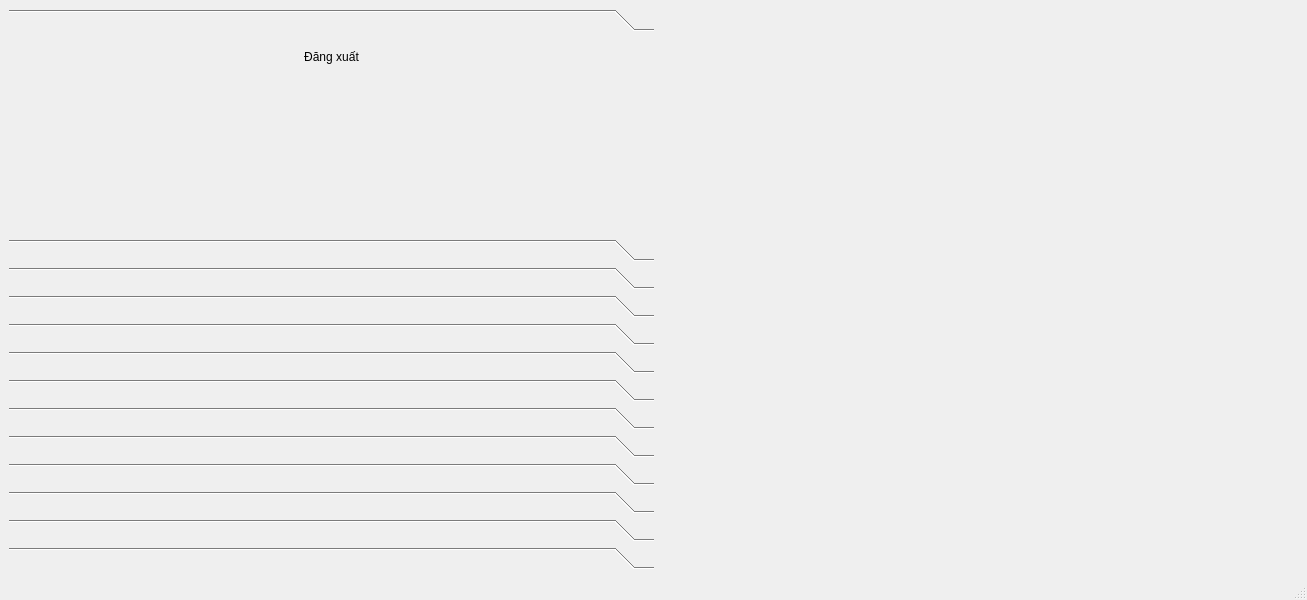
<?xml version="1.0" encoding="UTF-8"?>
<ui version="4.0">
 <class>MainWindow</class>
 <widget class="QMainWindow" name="MainWindow">
  <property name="geometry">
   <rect>
    <x>0</x>
    <y>0</y>
    <width>1307</width>
    <height>600</height>
   </rect>
  </property>
  <property name="windowTitle">
   <string>Hệ thống ERP</string>
  </property>
  <widget class="QWidget" name="centralwidget">
   <layout class="QHBoxLayout" name="horizontalLayout">
    <item>
     <widget class="QToolBox" name="toolBoxMainNavigation">
      <property name="currentIndex">
       <number>0</number>
      </property>
      <!-- File Management Page -->
      <widget class="QWidget" name="pageFile">
       <property name="geometry">
        <rect>
         <x>0</x>
         <y>0</y>
         <width>127</width>
         <height>466</height>
        </rect>
       </property>
       <property name="windowTitle">
        <string>Tệp</string>
       </property>
       <layout class="QVBoxLayout" name="verticalLayout_File">
        <item>
         <widget class="QPushButton" name="btnFileLogout">
          <property name="text">
           <string>Đăng xuất</string>
          </property>
          <property name="toolTip">
           <string>Đăng xuất khỏi hệ thống</string>
          </property>
          <property name="flat">
           <bool>true</bool>
          </property>
         </widget>
        </item>
        <item>
         <spacer name="verticalSpacer_File">
          <property name="orientation">
           <enum>Qt::Vertical</enum>
          </property>
          <property name="sizeHint" stdset="0">
           <size>
            <width>20</width>
            <height>40</height>
           </size>
          </property>
         </spacer>
        </item>
       </layout>
      </widget>
      <!-- Manage Module Page -->
      <widget class="QWidget" name="pageManage">
       <property name="geometry">
        <rect>
         <x>0</x>
         <y>0</y>
         <width>127</width>
         <height>466</height>
        </rect>
       </property>
       <property name="windowTitle">
        <string>Quản lý</string>
       </property>
       <layout class="QVBoxLayout" name="verticalLayout_Manage">
        <item>
         <widget class="QPushButton" name="btnManageCategories">
          <property name="text">
           <string>Danh mục</string>
          </property>
          <property name="flat">
           <bool>true</bool>
          </property>
         </widget>
        </item>
        <item>
         <widget class="QPushButton" name="btnManageProducts">
          <property name="text">
           <string>Sản phẩm</string>
          </property>
          <property name="flat">
           <bool>true</bool>
          </property>
         </widget>
        </item>
        <item>
         <widget class="QPushButton" name="btnManageCustomers">
          <property name="text">
           <string>Khách hàng</string>
          </property>
          <property name="flat">
           <bool>true</bool>
          </property>
         </widget>
        </item>
        <item>
         <widget class="QPushButton" name="btnManageSuppliers">
          <property name="text">
           <string>Nhà cung cấp</string>
          </property>
          <property name="flat">
           <bool>true</bool>
          </property>
         </widget>
        </item>
        <item>
         <widget class="QPushButton" name="btnManageUsers">
          <property name="text">
           <string>Người dùng</string>
          </property>
          <property name="flat">
           <bool>true</bool>
          </property>
         </widget>
        </item>
        <item>
         <widget class="QPushButton" name="btnManageWarehouses">
          <property name="text">
           <string>Kho hàng</string>
          </property>
          <property name="flat">
           <bool>true</bool>
          </property>
         </widget>
        </item>
        <item>
         <widget class="QPushButton" name="btnManageLocations">
          <property name="text">
           <string>Vị trí</string>
          </property>
          <property name="flat">
           <bool>true</bool>
          </property>
         </widget>
        </item>
        <item>
         <widget class="QPushButton" name="btnManageUnitsOfMeasure">
          <property name="text">
           <string>Đơn vị đo</string>
          </property>
          <property name="flat">
           <bool>true</bool>
          </property>
         </widget>
        </item>
        <item>
         <widget class="QPushButton" name="btnManageRoles">
          <property name="text">
           <string>Vai trò</string>
          </property>
          <property name="flat">
           <bool>true</bool>
          </property>
         </widget>
        </item>
        <item>
         <widget class="QPushButton" name="btnManagePermissions">
          <property name="text">
           <string>Quyền hạn</string>
          </property>
          <property name="flat">
           <bool>true</bool>
          </property>
         </widget>
        </item>
        <item>
         <spacer name="verticalSpacer_Manage">
          <property name="orientation">
           <enum>Qt::Vertical</enum>
          </property>
          <property name="sizeHint" stdset="0">
           <size>
            <width>20</width>
            <height>40</height>
           </size>
          </property>
         </spacer>
        </item>
       </layout>
      </widget>
      <!-- Sales Module Page -->
      <widget class="QWidget" name="pageSales">
       <property name="windowTitle">
        <string>Bán hàng</string>
       </property>
       <layout class="QVBoxLayout" name="verticalLayout_Sales">
        <item>
         <widget class="QPushButton" name="btnManageSalesOrders">
          <property name="text">
           <string>Đơn hàng bán</string>
          </property>
          <property name="flat">
           <bool>true</bool>
          </property>
         </widget>
        </item>
        <item>
         <widget class="QPushButton" name="btnManageInvoices">
          <property name="text">
           <string>Hóa đơn</string>
          </property>
          <property name="flat">
           <bool>true</bool>
          </property>
         </widget>
        </item>
        <item>
         <widget class="QPushButton" name="btnManagePayments">
          <property name="text">
           <string>Thanh toán</string>
          </property>
          <property name="flat">
           <bool>true</bool>
          </property>
         </widget>
        </item>
        <item>
         <widget class="QPushButton" name="btnManageQuotations">
          <property name="text">
           <string>Báo giá</string>
          </property>
          <property name="flat">
           <bool>true</bool>
          </property>
         </widget>
        </item>
        <item>
         <widget class="QPushButton" name="btnManageShipments">
          <property name="text">
           <string>Vận chuyển</string>
          </property>
          <property name="flat">
           <bool>true</bool>
          </property>
         </widget>
        </item>
        <item>
         <widget class="QPushButton" name="btnManageReturns">
          <property name="text">
           <string>Trả hàng</string>
          </property>
          <property name="flat">
           <bool>true</bool>
          </property>
         </widget>
        </item>
        <item>
         <spacer name="verticalSpacer_Sales">
          <property name="orientation">
           <enum>Qt::Vertical</enum>
          </property>
          <property name="sizeHint" stdset="0">
           <size>
            <width>20</width>
            <height>40</height>
           </size>
          </property>
         </spacer>
        </item>
       </layout>
      </widget>
      <!-- Manufacturing Module Page -->
      <widget class="QWidget" name="pageManufacturing">
       <property name="windowTitle">
        <string>Sản xuất</string>
       </property>
       <layout class="QVBoxLayout" name="verticalLayout_Manufacturing">
        <item>
         <widget class="QPushButton" name="btnManageBillOfMaterials">
          <property name="text">
           <string>Định mức NVL</string>
          </property>
          <property name="flat">
           <bool>true</bool>
          </property>
         </widget>
        </item>
        <item>
         <widget class="QPushButton" name="btnManageMaintenance">
          <property name="text">
           <string>Bảo trì</string>
          </property>
          <property name="flat">
           <bool>true</bool>
          </property>
         </widget>
        </item>
        <item>
         <widget class="QPushButton" name="btnManageProductionLines">
          <property name="text">
           <string>Dây chuyền SX</string>
          </property>
          <property name="flat">
           <bool>true</bool>
          </property>
         </widget>
        </item>
        <item>
         <widget class="QPushButton" name="btnManageProductionOrders">
          <property name="text">
           <string>Lệnh sản xuất</string>
          </property>
          <property name="flat">
           <bool>true</bool>
          </property>
         </widget>
        </item>
        <item>
         <spacer name="verticalSpacer_Manufacturing">
          <property name="orientation">
           <enum>Qt::Vertical</enum>
          </property>
          <property name="sizeHint" stdset="0">
           <size>
            <width>20</width>
            <height>40</height>
           </size>
          </property>
         </spacer>
        </item>
       </layout>
      </widget>
      <!-- Material Module Page -->
      <widget class="QWidget" name="pageMaterial">
       <property name="windowTitle">
        <string>Vật tư</string>
       </property>
       <layout class="QVBoxLayout" name="verticalLayout_Material">
        <item>
         <widget class="QPushButton" name="btnManageReceiptSlips">
          <property name="text">
           <string>Phiếu nhập kho</string>
          </property>
          <property name="flat">
           <bool>true</bool>
          </property>
         </widget>
        </item>
        <item>
         <widget class="QPushButton" name="btnManageIssueSlips">
          <property name="text">
           <string>Phiếu xuất kho</string>
          </property>
          <property name="flat">
           <bool>true</bool>
          </property>
         </widget>
        </item>
        <item>
         <widget class="QPushButton" name="btnManageMaterialRequests">
          <property name="text">
           <string>Yêu cầu vật tư</string>
          </property>
          <property name="flat">
           <bool>true</bool>
          </property>
         </widget>
        </item>
        <item>
         <widget class="QPushButton" name="btnManageMaterialIssueSlips">
          <property name="text">
           <string>Phiếu xuất vật tư SX</string>
          </property>
          <property name="flat">
           <bool>true</bool>
          </property>
         </widget>
        </item>
        <item>
         <spacer name="verticalSpacer_Material">
          <property name="orientation">
           <enum>Qt::Vertical</enum>
          </property>
          <property name="sizeHint" stdset="0">
           <size>
            <width>20</width>
            <height>40</height>
           </size>
          </property>
         </spacer>
        </item>
       </layout>
      </widget>
      <!-- Warehouse Module Page -->
      <widget class="QWidget" name="pageWarehouse">
       <property name="windowTitle">
        <string>Kho hàng</string>
       </property>
       <layout class="QVBoxLayout" name="verticalLayout_Warehouse">
        <item>
         <widget class="QPushButton" name="btnManageInventory">
          <property name="text">
           <string>Tồn kho</string>
          </property>
          <property name="flat">
           <bool>true</bool>
          </property>
         </widget>
        </item>
        <item>
         <widget class="QPushButton" name="btnManagePickingRequests">
          <property name="text">
           <string>Yêu cầu lấy hàng</string>
          </property>
          <property name="flat">
           <bool>true</bool>
          </property>
         </widget>
        </item>
        <item>
         <widget class="QPushButton" name="btnManageStocktakeRequests">
          <property name="text">
           <string>Yêu cầu kiểm kê</string>
          </property>
          <property name="flat">
           <bool>true</bool>
          </property>
         </widget>
        </item>
        <item>
         <widget class="QPushButton" name="btnViewInventoryTransactions">
          <property name="text">
           <string>Giao dịch tồn kho</string>
          </property>
          <property name="flat">
           <bool>true</bool>
          </property>
         </widget>
        </item>
        <item>
         <spacer name="verticalSpacer_Warehouse">
          <property name="orientation">
           <enum>Qt::Vertical</enum>
          </property>
          <property name="sizeHint" stdset="0">
           <size>
            <width>20</width>
            <height>40</height>
           </size>
          </property>
         </spacer>
        </item>
       </layout>
      </widget>
      <!-- Finance Module Page -->
      <widget class="QWidget" name="pageFinance">
       <property name="windowTitle">
        <string>Tài chính</string>
       </property>
       <layout class="QVBoxLayout" name="verticalLayout_Finance">
        <item>
         <widget class="QPushButton" name="btnManageAccountReceivable">
          <property name="text">
           <string>Công nợ phải thu</string>
          </property>
          <property name="flat">
           <bool>true</bool>
          </property>
         </widget>
        </item>
        <item>
         <widget class="QPushButton" name="btnManageGeneralLedger">
          <property name="text">
           <string>Sổ cái chung</string>
          </property>
          <property name="flat">
           <bool>true</bool>
          </property>
         </widget>
        </item>
        <item>
         <widget class="QPushButton" name="btnManageTaxRates">
          <property name="text">
           <string>Thuế suất</string>
          </property>
          <property name="flat">
           <bool>true</bool>
          </property>
         </widget>
        </item>
        <item>
         <widget class="QPushButton" name="btnViewFinancialReports">
          <property name="text">
           <string>Báo cáo Tài chính</string>
          </property>
          <property name="flat">
           <bool>true</bool>
          </property>
         </widget>
        </item>
        <item>
         <spacer name="verticalSpacer_Finance">
          <property name="orientation">
           <enum>Qt::Vertical</enum>
          </property>
          <property name="sizeHint" stdset="0">
           <size>
            <width>20</width>
            <height>40</height>
           </size>
          </property>
         </spacer>
        </item>
       </layout>
      </widget>
      <!-- Integration Module Page -->
      <widget class="QWidget" name="pageIntegration">
       <property name="windowTitle">
        <string>Tích hợp</string>
       </property>
       <layout class="QVBoxLayout" name="verticalLayout_Integration">
        <item>
         <widget class="QPushButton" name="btnManageDeviceManagement">
          <property name="text">
           <string>Quản lý thiết bị</string>
          </property>
          <property name="flat">
           <bool>true</bool>
          </property>
         </widget>
        </item>
        <item>
         <widget class="QPushButton" name="btnManageExternalSystems">
          <property name="text">
           <string>Hệ thống bên ngoài</string>
          </property>
          <property name="flat">
           <bool>true</bool>
          </property>
         </widget>
        </item>
        <item>
         <spacer name="verticalSpacer_Integration">
          <property name="orientation">
           <enum>Qt::Vertical</enum>
          </property>
          <property name="sizeHint" stdset="0">
           <size>
            <width>20</width>
            <height>40</height>
           </size>
          </property>
         </spacer>
        </item>
       </layout>
      </widget>
      <!-- Notification Module Page -->
      <widget class="QWidget" name="pageNotification">
       <property name="windowTitle">
        <string>Thông báo</string>
       </property>
       <layout class="QVBoxLayout" name="verticalLayout_Notification">
        <item>
         <widget class="QPushButton" name="btnManageNotifications">
          <property name="text">
           <string>Thông báo</string>
          </property>
          <property name="flat">
           <bool>true</bool>
          </property>
         </widget>
        </item>
        <item>
         <spacer name="verticalSpacer_Notification">
          <property name="orientation">
           <enum>Qt::Vertical</enum>
          </property>
          <property name="sizeHint" stdset="0">
           <size>
            <width>20</width>
            <height>40</height>
           </size>
          </property>
         </spacer>
        </item>
       </layout>
      </widget>
      <!-- Report Module Page -->
      <widget class="QWidget" name="pageReport">
       <property name="windowTitle">
        <string>Báo cáo</string>
       </property>
       <layout class="QVBoxLayout" name="verticalLayout_Report">
        <item>
         <widget class="QPushButton" name="btnManageReports">
          <property name="text">
           <string>Báo cáo</string>
          </property>
          <property name="flat">
           <bool>true</bool>
          </property>
         </widget>
        </item>
        <item>
         <spacer name="verticalSpacer_Report">
          <property name="orientation">
           <enum>Qt::Vertical</enum>
          </property>
          <property name="sizeHint" stdset="0">
           <size>
            <width>20</width>
            <height>40</height>
           </size>
          </property>
         </spacer>
        </item>
       </layout>
      </widget>
      <!-- Scheduler Module Page -->
      <widget class="QWidget" name="pageScheduler">
       <property name="windowTitle">
        <string>Lịch trình</string>
       </property>
       <layout class="QVBoxLayout" name="verticalLayout_Scheduler">
        <item>
         <widget class="QPushButton" name="btnManageScheduledTasks">
          <property name="text">
           <string>Tác vụ được lên lịch</string>
          </property>
          <property name="flat">
           <bool>true</bool>
          </property>
         </widget>
        </item>
        <item>
         <widget class="QPushButton" name="btnViewTaskExecutionLogs">
          <property name="text">
           <string>Nhật ký thực thi tác vụ</string>
          </property>
          <property name="flat">
           <bool>true</bool>
          </property>
         </widget>
        </item>
        <item>
         <spacer name="verticalSpacer_Scheduler">
          <property name="orientation">
           <enum>Qt::Vertical</enum>
          </property>
          <property name="sizeHint" stdset="0">
           <size>
            <width>20</width>
            <height>40</height>
           </size>
          </property>
         </spacer>
        </item>
       </layout>
      </widget>
      <!-- Security Module Page -->
      <widget class="QWidget" name="pageSecurity">
       <property name="windowTitle">
        <string>Bảo mật</string>
       </property>
       <layout class="QVBoxLayout" name="verticalLayout_Security">
        <item>
         <widget class="QPushButton" name="btnViewAuditLogs">
          <property name="text">
           <string>Nhật ký kiểm toán</string>
          </property>
          <property name="flat">
           <bool>true</bool>
          </property>
         </widget>
        </item>
        <item>
         <widget class="QPushButton" name="btnManageSessions">
          <property name="text">
           <string>Phiên đăng nhập</string>
          </property>
          <property name="flat">
           <bool>true</bool>
          </property>
         </widget>
        </item>
        <item>
         <spacer name="verticalSpacer_Security">
          <property name="orientation">
           <enum>Qt::Vertical</enum>
          </property>
          <property name="sizeHint" stdset="0">
           <size>
            <width>20</width>
            <height>40</height>
           </size>
          </property>
         </spacer>
        </item>
       </layout>
      </widget>
      <!-- Help Module Page -->
      <widget class="QWidget" name="pageHelp">
       <property name="windowTitle">
        <string>Trợ giúp</string>
       </property>
       <layout class="QVBoxLayout" name="verticalLayout_Help">
        <item>
         <widget class="QPushButton" name="btnHelpAbout">
          <property name="text">
           <string>Về chúng tôi</string>
          </property>
          <property name="flat">
           <bool>true</bool>
          </property>
         </widget>
        </item>
        <item>
         <spacer name="verticalSpacer_Help">
          <property name="orientation">
           <enum>Qt::Vertical</enum>
          </property>
          <property name="sizeHint" stdset="0">
           <size>
            <width>20</width>
            <height>40</height>
           </size>
          </property>
         </spacer>
        </item>
       </layout>
      </widget>
     </widget>
    </item>
    <item>
     <spacer name="horizontalSpacer">
      <property name="orientation">
       <enum>Qt::Horizontal</enum>
      </property>
      <property name="sizeHint" stdset="0">
       <size>
        <width>40</width>
        <height>20</height>
       </size>
      </property>
     </spacer>
    </item>
   </layout>
  </widget>
  <widget class="QMenuBar" name="menubar"/>
  <widget class="QStatusBar" name="statusbar"/>
  <!-- QAction definitions (these are actions, not widgets, defined globally) -->
  <action name="actionLogout">
   <property name="icon">
    <iconset theme="system-log-out"/>
   </property>
   <property name="text">
    <string>Đăng xuất</string>
   </property>
  </action>
  <action name="actionManageCategories">
   <property name="text">
    <string>Danh mục</string>
   </property>
  </action>
  <action name="actionManageProducts">
   <property name="text">
    <string>Sản phẩm</string>
   </property>
  </action>
  <action name="actionManageCustomers">
   <property name="text">
    <string>Khách hàng</string>
   </property>
  </action>
  <action name="actionManageSuppliers">
   <property name="text">
    <string>Nhà cung cấp</string>
   </property>
  </action>
  <action name="actionManageWarehouses">
   <property name="text">
    <string>Kho hàng</string>
   </property>
  </action>
  <action name="actionManageLocations">
   <property name="text">
    <string>Vị trí</string>
   </property>
  </action>
  <action name="actionManageUnitsOfMeasure">
   <property name="text">
    <string>Đơn vị đo</string>
   </property>
  </action>
  <action name="actionManageRoles">
   <property name="text">
    <string>Vai trò</string>
   </property>
  </action>
  <action name="actionManagePermissions">
   <property name="text">
    <string>Quyền hạn</string>
   </property>
  </action>
  <action name="actionManageSalesOrders">
   <property name="text">
    <string>Đơn hàng bán</string>
   </property>
  </action>
  <action name="actionManageInvoices">
   <property name="text">
    <string>Hóa đơn</string>
   </property>
  </action>
  <action name="actionManagePayments">
   <property name="text">
    <string>Thanh toán</string>
   </property>
  </action>
  <action name="actionManageQuotations">
   <property name="text">
    <string>Báo giá</string>
   </property>
  </action>
  <action name="actionManageShipments">
   <property name="text">
    <string>Vận chuyển</string>
   </property>
  </action>
  <action name="actionManageReturns">
   <property name="text">
    <string>Trả hàng</string>
   </property>
  </action>
  <action name="actionManageBillOfMaterials">
   <property name="text">
    <string>Định mức nguyên vật liệu</string>
   </property>
  </action>
  <action name="actionManageMaintenance">
   <property name="text">
    <string>Bảo trì</string>
   </property>
  </action>
  <action name="actionManageProductionLines">
   <property name="text">
    <string>Dây chuyền sản xuất</string>
   </property>
  </action>
  <action name="actionManageProductionOrders">
   <property name="text">
    <string>Lệnh sản xuất</string>
   </property>
  </action>
  <action name="actionManageReceiptSlips">
   <property name="text">
    <string>Phiếu nhập kho</string>
   </property>
  </action>
  <action name="actionManageIssueSlips">
   <property name="text">
    <string>Phiếu xuất kho</string>
   </property>
  </action>
  <action name="actionManageMaterialRequests">
   <property name="text">
    <string>Yêu cầu vật tư</string>
   </property>
  </action>
  <action name="actionManageMaterialIssueSlips">
   <property name="text">
    <string>Phiếu xuất vật tư sản xuất</string>
   </property>
  </action>
  <action name="actionManageInventory">
   <property name="text">
    <string>Tồn kho</string>
   </property>
  </action>
  <action name="actionManagePickingRequests">
   <property name="text">
    <string>Yêu cầu lấy hàng</string>
   </property>
  </action>
  <action name="actionManageStocktakeRequests">
   <property name="text">
    <string>Yêu cầu kiểm kê</string>
   </property>
  </action>
  <action name="actionViewInventoryTransactions">
   <property name="text">
    <string>Giao dịch Tồn kho</string>
   </property>
  </action>
  <action name="actionManageAccountReceivable">
   <property name="text">
    <string>Công nợ phải thu</string>
   </property>
  </action>
  <action name="actionManageGeneralLedger">
   <property name="text">
    <string>Sổ cái chung</string>
   </property>
  </action>
  <action name="actionManageTaxRates">
   <property name="text">
    <string>Thuế suất</string>
   </property>
  </action>
  <action name="actionViewFinancialReports">
   <property name="text">
    <string>Báo cáo Tài chính</string>
   </property>
  </action>
  <action name="actionManageDeviceManagement">
   <property name="text">
    <string>Quản lý thiết bị</string>
   </property>
  </action>
  <action name="actionManageExternalSystems">
   <property name="text">
    <string>Hệ thống bên ngoài</string>
   </property>
  </action>
  <action name="actionManageNotifications">
   <property name="text">
    <string>Thông báo</string>
   </property>
  </action>
  <action name="actionManageReports">
   <property name="text">
    <string>Báo cáo</string>
   </property>
  </action>
  <action name="actionManageScheduledTasks">
   <property name="text">
    <string>Tác vụ được lên lịch</string>
   </property>
  </action>
  <action name="actionViewTaskExecutionLogs">
   <property name="text">
    <string>Nhật ký thực thi tác vụ</string>
   </property>
  </action>
  <action name="actionViewAuditLogs">
   <property name="text">
    <string>Nhật ký kiểm toán</string>
   </property>
  </action>
  <action name="actionManageSessions">
   <property name="text">
    <string>Phiên đăng nhập</string>
   </property>
  </action>
  <action name="actionAbout">
   <property name="icon">
    <iconset theme="help-about"/>
   </property>
   <property name="text">
    <string>Về chúng tôi</string>
   </property>
  </action>
 </widget>
 <resources/>
 <connections/>
</ui>
